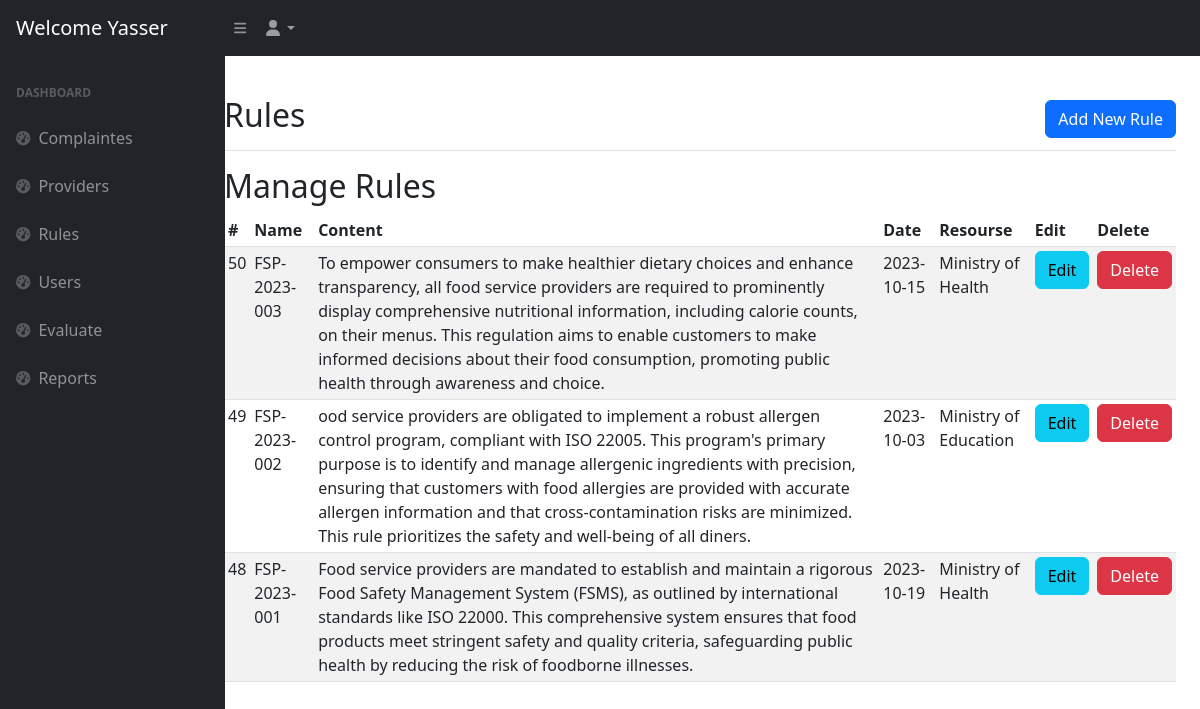
/admin/rules.php (signed in), run on the app's committed database.
### tables this page shows
CREATE TABLE `rules` (
  `rule_id` int(11) NOT NULL,
  `rule_name` varchar(50) NOT NULL,
  `rule_content` text NOT NULL,
  `rule_date` date NOT NULL,
  `rule_resourse` varchar(50) NOT NULL
);

### admin/rules.php (the view, shortened to what this page needs)
<?php
require_once('app_nav.php');
require_once('nav.php');
?>
<main class="col-md-9 ms-sm-auto col-lg-10 px-md-4" style="margin-top: 80px;">
    <div class="d-flex justify-content-between flex-wrap flex-md-nowrap align-items-center pt-3 pb-2 mb-3 border-bottom">
        <h1 class="h2">Rules</h1>
        <a href="./add_new_rule.php" class="btn btn-primary">Add New Rule</a>
    </div>
    <h2>Manage Rules</h2>
    <div class="table-responsive">
        <table class="table table-striped table-sm">
            <thead>
                <tr>
                    <th scope="col">#</th>
                    <th scope="col">Name</th>
                    <th scope="col">Content</th>
                    <th scope="col">Date</th>
                    <th scope="col">Resourse</th>
                    <th scope="col">Edit</th>
                    <th scope="col">Delete</th>
                </tr>
            </thead>
            <tbody>
                <?php
                require_once('../config.php');
                $sql = "select * from rules order by rule_id desc";
                $result = mysqli_query($conn, $sql);
                while ($row = mysqli_fetch_assoc($result)) {
                    $id = $row['rule_id'];
                    $name = $row['rule_name'];
                    $content = $row['rule_content'];
                    $date = $row['rule_date'];
                    $resourse = $row['rule_resourse'];
                    echo "
                    <tr>
                    <td>$id</td>
                    <td>$name</td>
                    <td>$content</td>
                    <td>$date</td>
                    <td>$resourse</td>
                    <td><a href='./edit_rules.php?val=$id' class='btn btn-info'>Edit</a></td>
                    <td><a href='./delete_rules.php?val=$id' class='btn btn-danger'>Delete</a></td>
                    </tr>
                    ";
                }
                ?>
            </tbody>
        </table>
    </div>
</main>
<?php
require_once('footer.php');
?>

### data on the page
rules: rule_id "50", rule_name "FSP-2023-003", rule_content "To empower consumers to make healthier dietary choices and enhance transparency, all food service providers are required to prominently display comprehensive nutritional information, including calorie counts, on their menus. This regulation aims to enable customers to make informed decisions about their food consumption, promoting public health through awareness and choice.", rule_date "2023-10-15", rule_resourse "Ministry of Health"
rules: rule_id "49", rule_name "FSP-2023-002", rule_content "ood service providers are obligated to implement a robust allergen control program, compliant with ISO 22005. This program's primary purpose is to identify and manage allergenic ingredients with precision, ensuring that customers with food allergies are provided with accurate allergen information and that cross-contamination risks are minimized. This rule prioritizes the safety and well-being of all diners.", rule_date "2023-10-03", rule_resourse "Ministry of Education"
rules: rule_id "48", rule_name "FSP-2023-001", rule_content "Food service providers are mandated to establish and maintain a rigorous Food Safety Management System (FSMS), as outlined by international standards like ISO 22000. This comprehensive system ensures that food products meet stringent safety and quality criteria, safeguarding public health by reducing the risk of foodborne illnesses.", rule_date "2023-10-19", rule_resourse "Ministry of Health"

### other printed values
$name "Yasser"
